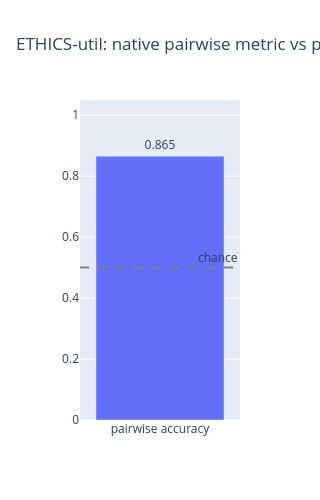

Here is the notebook cell this chart was saved with:
### Markdown cell above
### 4c. Pairwise binary classification - ranked pairs
For datasets where the labels are pairwise binary (ETHICS-util, which is 'more pleasant' vs 'less pleasant'), its native metric is **pairwise accuracy**: within each pair, does the more-pleasant scenario project higher?

### Code cell
label = "ETHICS-util"
proj = embeddings[label] @ directions[label]
n_pairs = len(proj) // 2
hi, lo = proj[:n_pairs], proj[n_pairs:]          # more_pleasant, less_pleasant

pairwise_acc = float((hi > lo).mean())
pooled_r = float(np.corrcoef(proj, SUBSETS[label]["y"])[0, 1])
print(f"{label}: {n_pairs:,} pairs")
print(f"  pairwise accuracy = {pairwise_acc:.3f}   (chance = 0.5)")
fig = go.Figure(go.Bar(x=["pairwise accuracy",], y=[pairwise_acc,],
                       text=[pairwise_acc,], texttemplate="%{text:.3f}", textposition="outside"))
fig.add_hline(y=0.5, line_dash="dash", line_color="grey", annotation_text="chance")
fig.update_layout(title=f"{label}: native pairwise metric vs pooled correlation",
                  yaxis_range=[0, 1.05], width=300, height=500)
fig.show()

### Figure 1 — Plotly figure (JSON) as saved in the notebook; plotly's stock layout.template omitted (floating-point values rounded to 4 significant figures)
{"data": [{"text": ["0.865409812199738"], "textposition": "outside", "texttemplate": "%{text:.3f}", "type": "bar", "x": ["pairwise accuracy"], "y": [0.8654]}], "layout": {"annotations": [{"showarrow": false, "text": "chance", "x": 1, "xanchor": "right", "xref": "x domain", "y": 0.5, "yanchor": "bottom", "yref": "y"}], "height": 500, "shapes": [{"line": {"color": "grey", "dash": "dash"}, "type": "line", "x0": 0, "x1": 1, "xref": "x domain", "y0": 0.5, "y1": 0.5, "yref": "y"}], "title": {"text": "ETHICS-util: native pairwise metric vs pooled correlation"}, "width": 300, "yaxis": {"range": [0, 1.05]}}}
